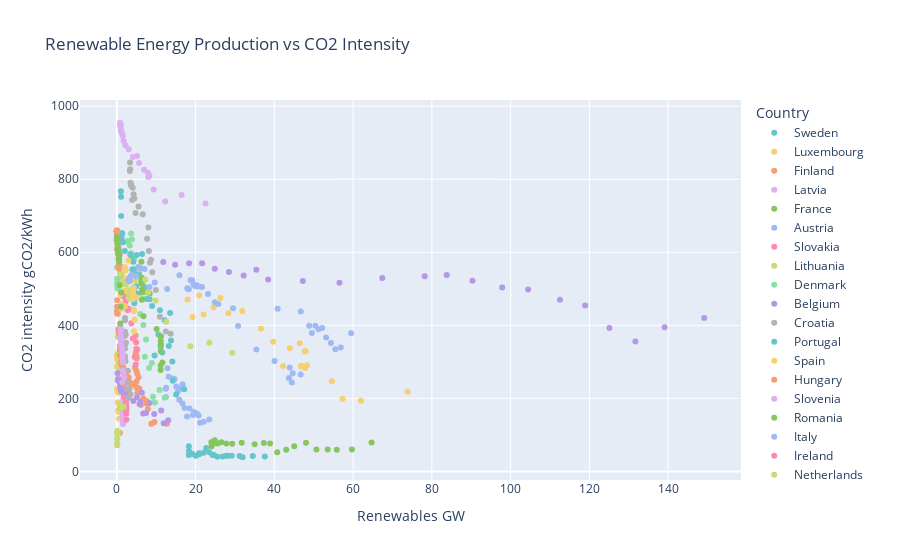

Notebook cell for this chart:
### Code cell
# Scatter plot for renewable energy production vs CO2 intensity
fig = px.scatter(df, x='Renewables GW', y='CO2 intensity gCO2/kWh', color='Country', 
                 title='Renewable Energy Production vs CO2 Intensity', 
                 color_discrete_sequence=px.colors.qualitative.Pastel)
fig.show()

### Figure 1 — Plotly figure (JSON) as saved in the notebook; plotly's stock layout.template omitted (floating-point values rounded to 4 significant figures)
{"data": [{"hovertemplate": "Country=Sweden<br>Renewables GW=%{x}<br>CO2 intensity gCO2/kWh=%{y}<extra></extra>", "legendgroup": "Sweden", "marker": {"color": "rgb(102, 197, 204)", "symbol": "circle"}, "mode": "markers", "name": "Sweden", "orientation": "v", "showlegend": true, "type": "scatter", "x": [18.27, 18.71, 18.33, 18.3, 19.13, 20.07, 20.9, 20.75, 20.97, 22.05, 22.71, 23.47, 24.3, 24.64, 25.53, 26.87, 27.8, 28.18, 29.19, 31.15, 31.96, 34.52, 37.58], "xaxis": "x", "y": [44.89, 46.78, 56.24, 68.54, 48.03, 43.13, 49.69, 46.03, 47.83, 51.1, 63.73, 52.3, 44.7, 44.7, 40.18, 40.86, 42.98, 42.5, 42.73, 42.34, 38.71, 41.8, 41.07], "yaxis": "y"}, {"hovertemplate": "Country=Luxembourg<br>Renewables GW=%{x}<br>CO2 intensity gCO2/kWh=%{y}<extra></extra>", "legendgroup": "Luxembourg", "marker": {"color": "rgb(246, 207, 113)", "symbol": "circle"}, "mode": "markers", "name": "Luxembourg", "orientation": "v", "showlegend": true, "type": "scatter", "x": [0.04, 0.04, 0.04, 0.06, 0.08, 0.08, 0.09, 0.09, 0.1, 0.11, 0.12, 0.13, 0.18, 0.21, 0.22, 0.24, 0.3, 0.32, 0.32, 0.39, 0.43, 0.51, 0.58], "xaxis": "x", "y": [225, 287.4, 317.9, 319, 314.5, 313.4, 313.6, 310.4, 308.8, 311.1, 311.7, 314.4, 304.4, 288.0, 288.0, 268.7, 215.2, 188.9, 187.5, 168.2, 163.9, 162.6, 144.1], "yaxis": "y"}, {"hovertemplate": "Country=Finland<br>Renewables GW=%{x}<br>CO2 intensity gCO2/kWh=%{y}<extra></extra>", "legendgroup": "Finland", "marker": {"color": "rgb(248, 156, 116)", "symbol": "circle"}, "mode": "markers", "name": "Finland", "orientation": "v", "showlegend": true, "type": "scatter", "x": [0.78, 4.62, 4.65, 4.78, 4.85, 4.93, 4.95, 5.06, 5.01, 4.94, 5.02, 5.17, 5.21, 5.52, 5.75, 6.13, 6.74, 7.51, 7.56, 7.89, 8.78, 9.57, 12.71], "xaxis": "x", "y": [105.3, 284.8, 316.1, 371.3, 325.3, 230.7, 335.6, 309.0, 246.2, 276.0, 314.7, 268.2, 215.2, 257.5, 226.3, 181.9, 199.4, 185.9, 192.9, 171.1, 130.1, 135.5, 130.2], "yaxis": "y"}, {"hovertemplate": "Country=Latvia<br>Renewables GW=%{x}<br>CO2 intensity gCO2/kWh=%{y}<extra></extra>", "legendgroup": "Latvia", "marker": {"color": "rgb(220, 176, 242)", "symbol": "circle"}, "mode": "markers", "name": "Latvia", "orientation": "v", "showlegend": true, "type": "scatter", "x": [1.51, 1.52, 1.56, 1.58, 1.58, 1.58, 1.58, 1.58, 1.58, 1.58, 1.63, 1.65, 1.71, 1.77, 1.78, 1.79, 1.77, 1.79, 1.77, 1.83, 1.84, 1.83, 1.92], "xaxis": "x", "y": [147.3, 147.5, 166.2, 171.3, 136.5, 130.1, 171.8, 163.9, 157.5, 147.2, 179.5, 197.0, 145.9, 187.1, 202.3, 220.2, 204.1, 140.8, 215.8, 223.6, 176.6, 176.1, 136.3], "yaxis": "y"}, {"hovertemplate": "Country=France<br>Renewables GW=%{x}<br>CO2 intensity gCO2/kWh=%{y}<extra></extra>", "legendgroup": "France", "marker": {"color": "rgb(135, 197, 95)", "symbol": "circle"}, "mode": "markers", "name": "France", "orientation": "v", "showlegend": true, "type": "scatter", "x": [24, 24.07, 24.32, 24.43, 24.52, 24.87, 25.64, 26.54, 27.8, 29.3, 31.71, 34.99, 37.33, 38.92, 40.73, 43.03, 45.06, 48.04, 50.69, 53.55, 55.86, 59.69, 64.69], "xaxis": "x", "y": [79.77, 68.63, 75.21, 80.86, 77.19, 85.53, 76.57, 80.11, 76.03, 75.6, 78.56, 74.39, 77.59, 76.27, 52.15, 59.12, 68.56, 78.21, 59.94, 59.84, 59.09, 59.77, 78.81], "yaxis": "y"}, {"hovertemplate": "Country=Austria<br>Renewables GW=%{x}<br>CO2 intensity gCO2/kWh=%{y}<extra></extra>", "legendgroup": "Austria", "marker": {"color": "rgb(158, 185, 243)", "symbol": "circle"}, "mode": "markers", "name": "Austria", "orientation": "v", "showlegend": true, "type": "scatter", "x": [12.47, 12.52, 12.42, 12.86, 13.18, 14.25, 14.65, 15.09, 15.56, 15.86, 16.17, 16.71, 16.66, 17.19, 17.84, 18.47, 19.34, 19.6, 20.38, 20.77, 21.15, 22.11, 23.49], "xaxis": "x", "y": [203.4, 229.1, 226.1, 282.4, 259.3, 254, 253.0, 232.7, 220.4, 195.9, 226.8, 238.6, 185.9, 173.3, 150.4, 172.1, 154.6, 162.9, 157.9, 152.8, 133.4, 136.0, 141.8], "yaxis": "y"}, {"hovertemplate": "Country=Slovakia<br>Renewables GW=%{x}<br>CO2 intensity gCO2/kWh=%{y}<extra></extra>", "legendgroup": "Slovakia", "marker": {"color": "rgb(254, 136, 177)", "symbol": "circle"}, "mode": "markers", "name": "Slovakia", "orientation": "v", "showlegend": true, "type": "scatter", "x": [1.68, 1.6, 1.64, 1.64, 1.65, 1.65, 1.71, 1.74, 1.78, 1.73, 1.8, 2.3, 2.33, 2.35, 2.38, 2.39, 2.39, 2.39, 2.33, 2.43, 2.38, 2.41, 2.44], "xaxis": "x", "y": [250.5, 249.8, 225.0, 256.6, 252.5, 238.7, 230.4, 234.8, 223.7, 221.0, 205.0, 214.3, 203.5, 181.8, 172.9, 177.3, 177.2, 183.1, 191.7, 171.2, 158.5, 167.3, 142.1], "yaxis": "y"}, {"hovertemplate": "Country=Lithuania<br>Renewables GW=%{x}<br>CO2 intensity gCO2/kWh=%{y}<extra></extra>", "legendgroup": "Lithuania", "marker": {"color": "rgb(201, 219, 116)", "symbol": "circle"}, "mode": "markers", "name": "Lithuania", "orientation": "v", "showlegend": true, "type": "scatter", "x": [0.1, 0.1, 0.1, 0.11, 0.12, 0.13, 0.17, 0.19, 0.19, 0.24, 0.28, 0.35, 0.46, 0.53, 0.55, 0.7, 0.77, 0.79, 0.84, 0.86, 0.94, 1.15, 1.76], "xaxis": "x", "y": [103.3, 89.83, 76.92, 71.73, 77.33, 110.3, 110.2, 104.8, 103.5, 104.5, 368, 322.4, 322.2, 293.6, 284.6, 295.5, 234.2, 182.6, 178.1, 170.7, 231.9, 220.9, 177.2], "yaxis": "y"}, {"hovertemplate": "Country=Denmark<br>Renewables GW=%{x}<br>CO2 intensity gCO2/kWh=%{y}<extra></extra>", "legendgroup": "Denmark", "marker": {"color": "rgb(139, 224, 164)", "symbol": "circle"}, "mode": "markers", "name": "Denmark", "orientation": "v", "showlegend": true, "type": "scatter", "x": [2.65, 2.81, 3.31, 3.64, 3.83, 3.94, 3.82, 3.64, 3.95, 4.43, 4.92, 5.13, 5.95, 6.59, 6.76, 7.12, 7.42, 8.2, 8.9, 9.18, 9.66, 10.87, 12.16], "xaxis": "x", "y": [627.9, 630.8, 618.7, 651.5, 581.3, 552.7, 635.3, 597.1, 577.3, 582.9, 540.4, 486.5, 431.1, 472.4, 400.8, 313.8, 360.9, 282.9, 296.9, 204.3, 188.9, 223.0, 201.8], "yaxis": "y"}, {"hovertemplate": "Country=Belgium<br>Renewables GW=%{x}<br>CO2 intensity gCO2/kWh=%{y}<extra></extra>", "legendgroup": "Belgium", "marker": {"color": "rgb(180, 151, 231)", "symbol": "circle"}, "mode": "markers", "name": "Belgium", "orientation": "v", "showlegend": true, "type": "scatter", "x": [0.23, 0.28, 0.3, 0.41, 0.47, 0.79, 0.88, 0.99, 1.18, 2.02, 3.06, 4.2, 5.12, 5.75, 5.98, 6.36, 6.69, 7.43, 8.3, 9.51, 11.28, 11.89, 13.05], "xaxis": "x", "y": [269.6, 252.8, 249.8, 249.1, 247.6, 241.1, 231.6, 224.3, 218.3, 216.9, 212.9, 193.0, 202.7, 184.3, 189.9, 215.4, 158.8, 159.8, 187.3, 156.9, 166.9, 131.9, 139.8], "yaxis": "y"}, {"hovertemplate": "Country=Croatia<br>Renewables GW=%{x}<br>CO2 intensity gCO2/kWh=%{y}<extra></extra>", "legendgroup": "Croatia", "marker": {"color": "rgb(179, 179, 179)", "symbol": "circle"}, "mode": "markers", "name": "Croatia", "orientation": "v", "showlegend": true, "type": "scatter", "x": [2.07, 2.07, 2.05, 2.06, 2.08, 2.09, 2.1, 2.09, 2.09, 2.16, 2.22, 2.27, 2.33, 2.47, 2.57, 2.72, 2.79, 2.92, 2.99, 3.07, 3.26, 3.49, 3.59], "xaxis": "x", "y": [302.4, 306.7, 370.4, 414.1, 315.1, 336.4, 347.0, 420.3, 382.6, 301.9, 268.4, 374.9, 351.9, 256.1, 226.4, 274.9, 275.4, 255.7, 201.2, 242.7, 226.8, 210.5, 242.3], "yaxis": "y"}, {"hovertemplate": "Country=Portugal<br>Renewables GW=%{x}<br>CO2 intensity gCO2/kWh=%{y}<extra></extra>", "legendgroup": "Portugal", "marker": {"color": "rgb(102, 197, 204)", "symbol": "circle"}, "mode": "markers", "name": "Portugal", "orientation": "v", "showlegend": true, "type": "scatter", "x": [4.88, 4.96, 5.05, 5.13, 5.66, 6.41, 7.08, 7.64, 8.35, 8.96, 9.61, 10.55, 10.95, 11.14, 11.57, 12.16, 13.21, 13.54, 13.76, 14.11, 14.2, 15.08, 17.12], "xaxis": "x", "y": [546.2, 506.9, 592.5, 485.2, 541.2, 595.3, 503.9, 472.3, 471.6, 452.8, 317.1, 375.1, 441.2, 340.4, 325.7, 414.0, 343.6, 433.8, 358.7, 301.0, 248.3, 210.5, 225.2], "yaxis": "y"}, {"hovertemplate": "Country=Spain<br>Renewables GW=%{x}<br>CO2 intensity gCO2/kWh=%{y}<extra></extra>", "legendgroup": "Spain", "marker": {"color": "rgb(246, 207, 113)", "symbol": "circle"}, "mode": "markers", "name": "Spain", "orientation": "v", "showlegend": true, "type": "scatter", "x": [17.96, 19.24, 20.92, 22.04, 24.61, 26.32, 28.34, 31.88, 36.63, 39.71, 42.22, 43.94, 46.44, 46.82, 46.86, 47.71, 47.8, 47.95, 48.3, 54.6, 57.32, 62.01, 73.83], "xaxis": "x", "y": [470.9, 422.5, 481.9, 429.3, 449.1, 475.1, 432.8, 438.9, 390.3, 355.1, 288.2, 337.3, 351.1, 286.9, 289.0, 328.5, 282.9, 329.2, 290.9, 246.7, 199.1, 193.5, 217.8], "yaxis": "y"}, {"hovertemplate": "Country=Hungary<br>Renewables GW=%{x}<br>CO2 intensity gCO2/kWh=%{y}<extra></extra>", "legendgroup": "Hungary", "marker": {"color": "rgb(248, 156, 116)", "symbol": "circle"}, "mode": "markers", "name": "Hungary", "orientation": "v", "showlegend": true, "type": "scatter", "x": [0.07, 0.07, 0.11, 0.1, 0.25, 0.42, 0.43, 0.45, 0.58, 0.76, 0.85, 0.88, 0.72, 0.76, 1.03, 1.07, 1.05, 1.23, 1.64, 2.29, 3.02, 3.9, 5.16], "xaxis": "x", "y": [451.0, 439.0, 432.4, 468.8, 431.3, 382.7, 390.0, 385.9, 376.1, 343.9, 341.0, 341.2, 332.8, 317.5, 300.1, 299.0, 300.2, 290.7, 284.6, 266.0, 257.4, 238.5, 228.8], "yaxis": "y"}, {"hovertemplate": "Country=Slovenia<br>Renewables GW=%{x}<br>CO2 intensity gCO2/kWh=%{y}<extra></extra>", "legendgroup": "Slovenia", "marker": {"color": "rgb(220, 176, 242)", "symbol": "circle"}, "mode": "markers", "name": "Slovenia", "orientation": "v", "showlegend": true, "type": "scatter", "x": [0.86, 0.93, 0.97, 0.99, 0.99, 1, 1.03, 1.04, 1.09, 1.12, 1.13, 1.18, 1.27, 1.37, 1.4, 1.42, 1.4, 1.48, 1.47, 1.51, 1.61, 1.7, 1.87], "xaxis": "x", "y": [361.5, 367.4, 386.3, 394.8, 364.1, 370.6, 383.9, 389.0, 350.4, 341.7, 353.6, 358.7, 359.5, 336.7, 244.3, 316.9, 325.9, 318.4, 304.6, 298.9, 277.1, 269.4, 257.5], "yaxis": "y"}, {"hovertemplate": "Country=Romania<br>Renewables GW=%{x}<br>CO2 intensity gCO2/kWh=%{y}<extra></extra>", "legendgroup": "Romania", "marker": {"color": "rgb(135, 197, 95)", "symbol": "circle"}, "mode": "markers", "name": "Romania", "orientation": "v", "showlegend": true, "type": "scatter", "x": [6.37, 6.27, 6.24, 6.25, 6.28, 6.29, 6.28, 6.34, 6.37, 6.37, 6.79, 7.41, 8.35, 10.1, 11.14, 11.22, 11.16, 11.14, 11.17, 11.17, 11.12, 11.11, 11.58], "xaxis": "x", "y": [513.8, 524.6, 515.1, 573.9, 518.1, 490.0, 530.4, 529.7, 497.5, 469.7, 424.5, 490.6, 486.9, 389.8, 357.1, 369.0, 345.4, 369.2, 348.1, 329.0, 277.9, 290.0, 297.9], "yaxis": "y"}, {"hovertemplate": "Country=Italy<br>Renewables GW=%{x}<br>CO2 intensity gCO2/kWh=%{y}<extra></extra>", "legendgroup": "Italy", "marker": {"color": "rgb(158, 185, 243)", "symbol": "circle"}, "mode": "markers", "name": "Italy", "orientation": "v", "showlegend": true, "type": "scatter", "x": [17.9, 18.29, 18.73, 19.17, 19.47, 20.24, 20.63, 21.6, 23.16, 25.77, 29.51, 40.83, 46.71, 48.86, 49.53, 50.42, 51.2, 52.14, 53.16, 54.37, 55.49, 56.85, 59.48], "xaxis": "x", "y": [501.7, 498.7, 523.1, 523.2, 511.0, 510.2, 506.8, 504.8, 485.5, 458.6, 446.4, 445.5, 438.1, 398.9, 379.2, 398.6, 389.5, 392.8, 366.8, 351.3, 334.3, 339.3, 378.4], "yaxis": "y"}, {"hovertemplate": "Country=Ireland<br>Renewables GW=%{x}<br>CO2 intensity gCO2/kWh=%{y}<extra></extra>", "legendgroup": "Ireland", "marker": {"color": "rgb(254, 136, 177)", "symbol": "circle"}, "mode": "markers", "name": "Ireland", "orientation": "v", "showlegend": true, "type": "scatter", "x": [0.37, 0.37, 0.38, 0.46, 0.6, 0.74, 0.94, 1, 1.2, 1.51, 1.67, 1.86, 2, 2.23, 2.59, 2.76, 3.12, 3.69, 4.06, 4.58, 4.81, 4.92, 5.18], "xaxis": "x", "y": [632.9, 641.6, 615.7, 595.9, 591.7, 593.4, 560.0, 536.2, 517.6, 487.5, 479.2, 457.1, 484.3, 464.4, 447.6, 441.5, 444.4, 405.7, 364.1, 313.2, 292.9, 353.8, 333.3], "yaxis": "y"}, {"hovertemplate": "Country=Netherlands<br>Renewables GW=%{x}<br>CO2 intensity gCO2/kWh=%{y}<extra></extra>", "legendgroup": "Netherlands", "marker": {"color": "rgb(201, 219, 116)", "symbol": "circle"}, "mode": "markers", "name": "Netherlands", "orientation": "v", "showlegend": true, "type": "scatter", "x": [0.79, 0.85, 1.04, 1.29, 1.47, 1.63, 1.99, 2.32, 2.84, 2.96, 3.03, 3.2, 3.47, 4.16, 4.67, 5.75, 7.21, 7.94, 9.87, 12.57, 18.67, 23.47, 29.33], "xaxis": "x", "y": [542.4, 543.1, 540.8, 542.8, 524.6, 513.5, 513.2, 511.6, 496.1, 488.3, 479.6, 473.7, 496.2, 502.4, 523.4, 553.1, 525.2, 489.9, 467.1, 410, 342.9, 352.4, 325.0], "yaxis": "y"}, {"hovertemplate": "Country=Malta<br>Renewables GW=%{x}<br>CO2 intensity gCO2/kWh=%{y}<extra></extra>", "legendgroup": "Malta", "marker": {"color": "rgb(139, 224, 164)", "symbol": "circle"}, "mode": "markers", "name": "Malta", "orientation": "v", "showlegend": true, "type": "scatter", "x": [0, 0, 0, 0, 0, 0, 0, 0, 0, 0, 0, 0.01, 0.02, 0.03, 0.05, 0.07, 0.09, 0.11, 0.13, 0.16, 0.19, 0.21, 0.22], "xaxis": "x", "y": [656.2, 659.8, 658.5, 656.2, 657.7, 656.2, 659.3, 656.5, 658.0, 659.0, 658.8, 659.0, 647.8, 646.0, 635.6, 607.7, 558.1, 527.3, 512.7, 516.9, 507.0, 504.5, 500], "yaxis": "y"}, {"hovertemplate": "Country=Germany<br>Renewables GW=%{x}<br>CO2 intensity gCO2/kWh=%{y}<extra></extra>", "legendgroup": "Germany", "marker": {"color": "rgb(180, 151, 231)", "symbol": "circle"}, "mode": "markers", "name": "Germany", "orientation": "v", "showlegend": true, "type": "scatter", "x": [11.79, 14.81, 18.36, 21.66, 24.88, 28.48, 32.22, 35.44, 38.44, 47.24, 56.55, 67.42, 78.16, 83.77, 90.32, 97.85, 104.4, 112.5, 118.9, 125.1, 131.7, 139.1, 149.1], "xaxis": "x", "y": [573.1, 565.5, 569.6, 570.0, 554.7, 546.3, 536.2, 551.8, 525.4, 521.5, 516.6, 529.7, 534.2, 538.0, 521.7, 503.6, 498.3, 469.7, 454.6, 392.5, 355.7, 394.5, 420.1], "yaxis": "y"}, {"hovertemplate": "Country=Greece<br>Renewables GW=%{x}<br>CO2 intensity gCO2/kWh=%{y}<extra></extra>", "legendgroup": "Greece", "marker": {"color": "rgb(179, 179, 179)", "symbol": "circle"}, "mode": "markers", "name": "Greece", "orientation": "v", "showlegend": true, "type": "scatter", "x": [3.3, 3.37, 3.39, 3.47, 3.59, 3.62, 3.9, 4.05, 4.25, 4.46, 4.76, 5.52, 6.58, 7.68, 8.02, 8.13, 8.42, 8.68, 9.02, 9.92, 10.93, 12.46, 13.68], "xaxis": "x", "y": [822.8, 845.6, 827.6, 790.3, 786.2, 782.6, 743.1, 776.9, 758.9, 747.1, 707.3, 725.1, 704.1, 636.7, 667.9, 603.5, 571.5, 579.8, 545.1, 497.0, 423.1, 383.1, 376.7], "yaxis": "y"}, {"hovertemplate": "Country=Czechia<br>Renewables GW=%{x}<br>CO2 intensity gCO2/kWh=%{y}<extra></extra>", "legendgroup": "Czechia", "marker": {"color": "rgb(102, 197, 204)", "symbol": "circle"}, "mode": "markers", "name": "Czechia", "orientation": "v", "showlegend": true, "type": "scatter", "x": [1.04, 1.09, 1.1, 1.1, 1.16, 1.18, 1.24, 1.36, 1.5, 2.04, 3.4, 3.67, 4, 4.09, 4.17, 4.21, 4.21, 4.28, 4.27, 4.37, 4.45, 4.56, 4.73], "xaxis": "x", "y": [767.1, 751.8, 699.3, 651.9, 640.2, 646.6, 634.1, 652.3, 627.5, 603.1, 593.6, 583.6, 552.8, 527.5, 530.8, 553.2, 573.9, 542.3, 532.6, 503.5, 460.2, 471.8, 488.3], "yaxis": "y"}, {"hovertemplate": "Country=Bulgaria<br>Renewables GW=%{x}<br>CO2 intensity gCO2/kWh=%{y}<extra></extra>", "legendgroup": "Bulgaria", "marker": {"color": "rgb(246, 207, 113)", "symbol": "circle"}, "mode": "markers", "name": "Bulgaria", "orientation": "v", "showlegend": true, "type": "scatter", "x": [1.07, 0.89, 1.13, 1.66, 1.99, 2, 2.02, 2.05, 2.24, 2.48, 2.71, 2.94, 3.93, 4.09, 4.13, 4.14, 4.15, 4.29, 4.31, 4.31, 4.36, 4.53, 5.02], "xaxis": "x", "y": [458.2, 484.4, 444.6, 492.9, 493.7, 453.9, 451.8, 558.6, 550.9, 528.5, 521.0, 577.7, 525.4, 487.4, 487, 494.6, 472.0, 502.9, 442.7, 438.7, 383.9, 415.3, 476.9], "yaxis": "y"}, {"hovertemplate": "Country=Cyprus<br>Renewables GW=%{x}<br>CO2 intensity gCO2/kWh=%{y}<extra></extra>", "legendgroup": "Cyprus", "marker": {"color": "rgb(248, 156, 116)", "symbol": "circle"}, "mode": "markers", "name": "Cyprus", "orientation": "v", "showlegend": true, "type": "scatter", "x": [0, 0, 0, 0, 0, 0, 0, 0, 0.01, 0.01, 0.1, 0.15, 0.18, 0.2, 0.22, 0.25, 0.25, 0.28, 0.29, 0.32, 0.4, 0.48, 0.59], "xaxis": "x", "y": [658.8, 659.2, 657.0, 656.8, 657.1, 657.5, 658.1, 657.1, 656.8, 656.4, 649.2, 638.2, 622.9, 610.7, 612.9, 603.5, 603.3, 606, 598.8, 596.1, 581.4, 564.5, 555.1], "yaxis": "y"}, {"hovertemplate": "Country=Poland<br>Renewables GW=%{x}<br>CO2 intensity gCO2/kWh=%{y}<extra></extra>", "legendgroup": "Poland", "marker": {"color": "rgb(220, 176, 242)", "symbol": "circle"}, "mode": "markers", "name": "Poland", "orientation": "v", "showlegend": true, "type": "scatter", "x": [0.84, 0.92, 0.9, 0.95, 0.97, 1.08, 1.16, 1.3, 1.55, 1.75, 2.18, 3.02, 4.08, 5.12, 5.65, 6.92, 7.88, 7.99, 8.3, 9.37, 12.28, 16.46, 22.52], "xaxis": "x", "y": [954.6, 949.6, 945.6, 949.8, 941.3, 932.3, 931.9, 925.5, 918.6, 904.9, 893.1, 881.8, 860.8, 863.2, 844.1, 826.2, 818.6, 805.8, 809.3, 771.9, 738.7, 756.9, 733.2], "yaxis": "y"}, {"hovertemplate": "Country=Estonia<br>Renewables GW=%{x}<br>CO2 intensity gCO2/kWh=%{y}<extra></extra>", "legendgroup": "Estonia", "marker": {"color": "rgb(135, 197, 95)", "symbol": "circle"}, "mode": "markers", "name": "Estonia", "orientation": "v", "showlegend": true, "type": "scatter", "x": [0, 0, 0.01, 0.01, 0.02, 0.04, 0.04, 0.06, 0.09, 0.17, 0.26, 0.33, 0.45, 0.52, 0.55, 0.6, 0.61, 0.61, 0.61, 0.73, 0.84, 1.01, 1.15], "xaxis": "x", "y": [634.5, 633.7, 634.2, 638.8, 639.2, 634.3, 632.1, 642.0, 633.3, 621.9, 609.9, 604.3, 592.8, 606.2, 596.0, 573.4, 588.3, 582.8, 574.0, 509.9, 404.6, 450.6, 489.9], "yaxis": "y"}, {"hovertemplate": "Country=United Kingdom<br>Renewables GW=%{x}<br>CO2 intensity gCO2/kWh=%{y}<extra></extra>", "legendgroup": "United Kingdom", "marker": {"color": "rgb(158, 185, 243)", "symbol": "circle"}, "mode": "markers", "name": "United Kingdom", "orientation": "v", "showlegend": true, "type": "scatter", "x": [2.91, 3.2, 3.26, 3.65, 4.01, 4.91, 5.41, 6.02, 7.06, 8.3, 9.62, 12.78, 15.9, 20.03, 24.88, 30.79, 35.44, 40.05, 43.92, 46.68, 44.43, 44.68, 43.7], "xaxis": "x", "y": [522.0, 529.0, 520.9, 536.8, 536.0, 535.3, 559.3, 556.1, 554.4, 504.6, 517.2, 499.6, 537.2, 506.9, 462.9, 397.8, 333.4, 302.2, 284.7, 265.2, 243.6, 268.6, 255.8], "yaxis": "y"}], "layout": {"legend": {"title": {"text": "Country"}, "tracegroupgap": 0}, "title": {"text": "Renewable Energy Production vs CO2 Intensity"}, "xaxis": {"anchor": "y", "domain": [0, 1], "title": {"text": "Renewables GW"}}, "yaxis": {"anchor": "x", "domain": [0, 1], "title": {"text": "CO2 intensity gCO2/kWh"}}}}
